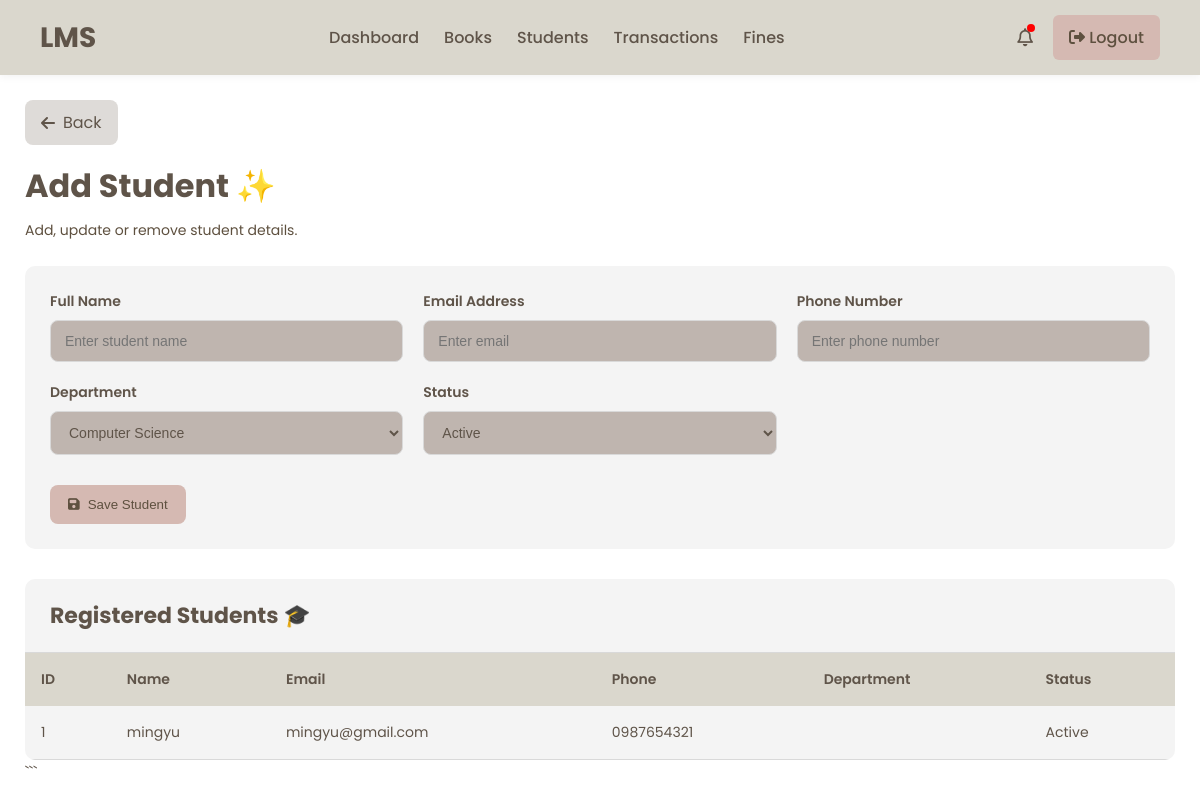
The page /add-student/ on the database as committed earlier.
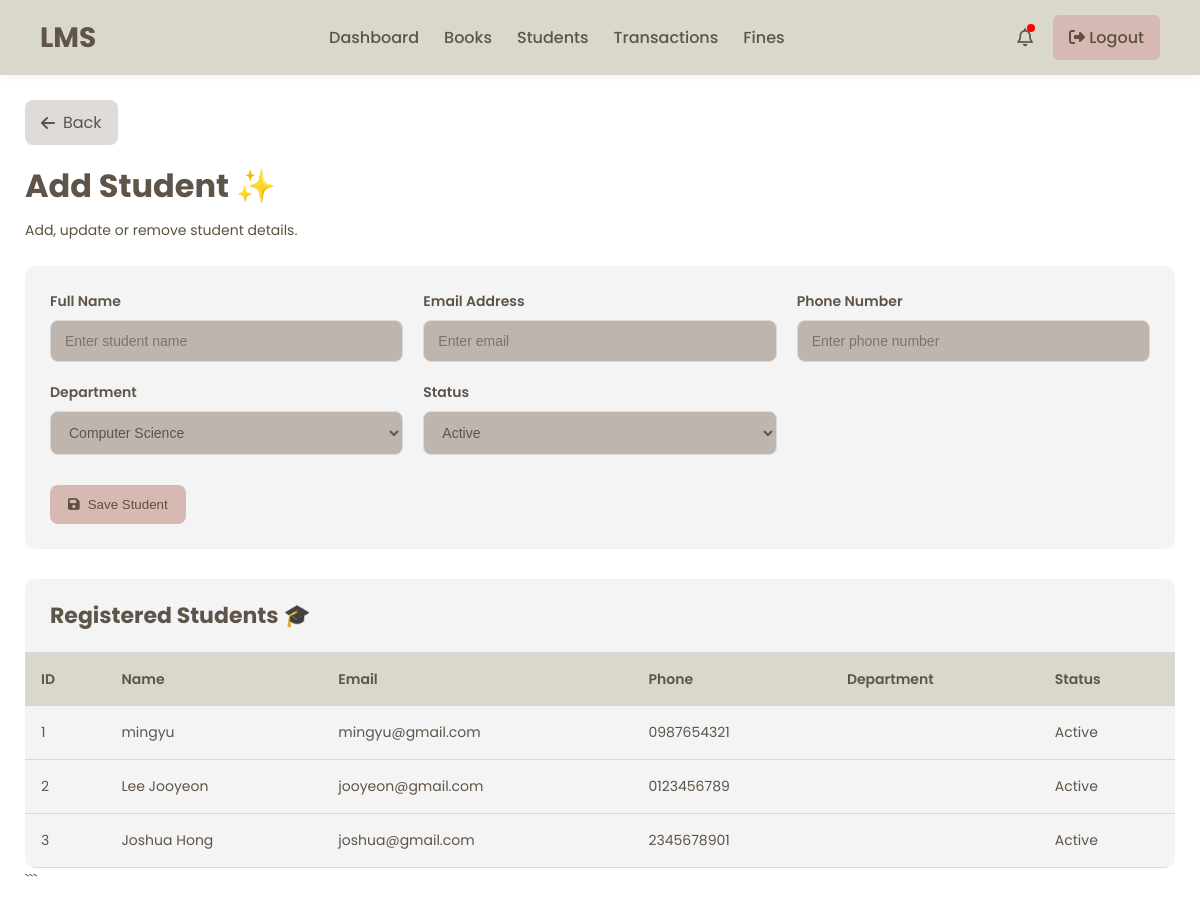
The same page on the database as committed later.
### library/models.py (models this page shows, shortened)
class Student(models.Model):
    user = models.OneToOneField(User, on_delete=models.CASCADE, null=True, blank=True)
    name = models.CharField(max_length=100)
    email = models.EmailField(unique=True)
    phone = models.CharField(max_length=20, default='')
    department = models.CharField(max_length=100)
    active = models.BooleanField(default=True)
    student_id = models.CharField(max_length=20, unique=True, blank=True)
    date_of_birth = models.DateField(null=True, blank=True)
    profile_picture = models.ImageField(upload_to='profile_pictures/', null=True, blank=True)

### library/views.py (the view, shortened to what this page needs)
# urls.py: path('add-student/', views.add_student, name='add_student'),
def add_student(request):
    context = {
        'students': Student.objects.all()
    }
    return render(
        request,
        'add_student.html',
        context
    )

### templates/add_student.html (shortened to what this page needs)
{% extends 'admin_base.html' %}
{% load static %}
{% block extra_css %}
<link rel="stylesheet" href="{% static 'css/add_student.css' %}">
{% endblock %}
{% block content %}
<div class="students-page">
<div class="top-header">
    <div class="header-left">
        <a href="{% url 'students' %}"
           class="back-btn">
            <i class="fa-solid fa-arrow-left"></i>
            Back
        </a>
        <h1 class="page-title">
            Add Student ✨
        </h1>
        <p class="page-subtitle">
            Add, update or remove student details.
        </p>
    </div>
</div>
<div class="form-container">
    <form method="POST">
        <div class="input-group">
            <label>Full Name</label>
            <input type="text"
                   name="name"
                   placeholder="Enter student name"
                   required>
        </div>
        <div class="input-group">
            <label>Email Address</label>
            <input type="email"
                   name="email"
                   placeholder="Enter email"
                   required>
        </div>
        <div class="input-group">
            <label>Phone Number</label>
            <input type="text"
                   name="phone"
                   placeholder="Enter phone number"
                   required>
        </div>
        <div class="input-group">
            <label>Department</label>
            <select name="department" required>
                <option value="Computer Science">Computer Science</option>
            </select>
        </div>
        <div class="input-group">
            <label>Status</label>
            <select name="active">
                <option value="True">Active</option>
            </select>
        </div>
        <div class="button-group">
            <button type="submit"
                    class="add-btn">
                <i class="fa-solid fa-floppy-disk"></i>
                Save Student
            </button>
        </div>
    </form>
</div>
<div class="table-wrapper">
    <div class="table-header">
        <h2>
            Registered Students 🎓
        </h2>
    </div>
    <table>
        <thead>
            <tr>
                <th>ID</th>
                <th>Name</th>
                <th>Email</th>
                <th>Phone</th>
                <th>Department</th>
                <th>Status</th>
            </tr>
        </thead>
        <tbody>
            {% for student in students %}
            <tr>
                <td>{{ student.id }}</td>
                <td>{{ student.name }}</td>
                <td>{{ student.email }}</td>
                <td>{{ student.phone }}</td>
                <td>{{ student.department }}</td>
                <td>
                    {% if student.active %}
                    <span class="active-status">
                        Active
                    </span>
                    {% else %}
                    <span class="inactive-status">
                        Inactive
                    </span>
                    {% endif %}
                </td>
            </tr>
            {% endfor %}
        </tbody>
    </table>
</div>
```
</div>
{% endblock %}

Rows that differ between the two databases and show on the page:
added Student: id "2", name "Lee Jooyeon", email "jooyeon@gmail.com", phone "0123456789", active "Active"
added Student: id "3", name "Joshua Hong", email "joshua@gmail.com", phone "2345678901", active "Active"
